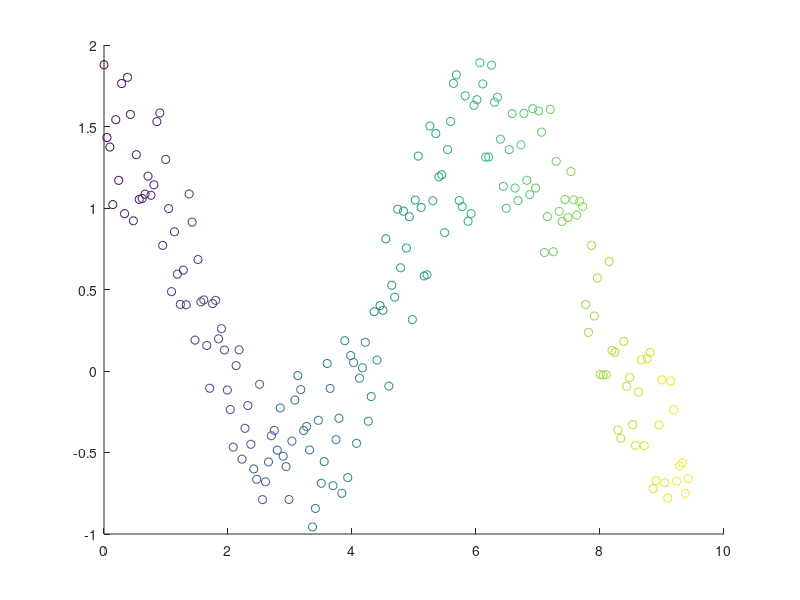

Write MATLAB code to recreate this figure.
x = linspace(0,3*pi,200);
y = cos(x) + rand(1,200);
c = linspace(1,10,length(x));
%这样RGB值就是变量了
scatter(x,y,[],c)